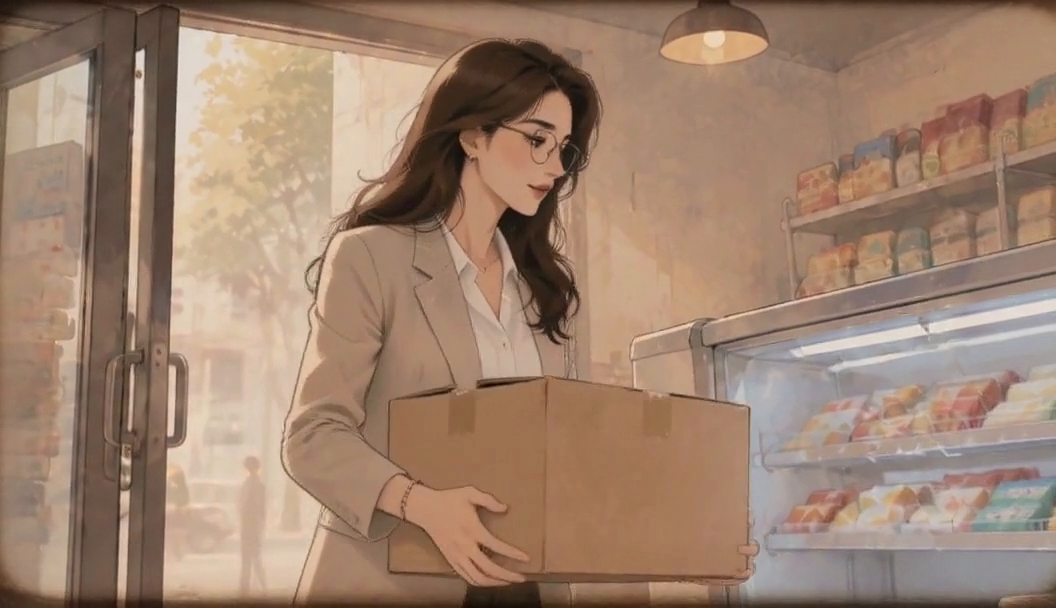
#> input picture Pending issues/2026-11-06/evidence/motion_metrics/recompute/shot1/frame_042.png, 1056 x 608 px; its folder holds 4 pictures in this run
$ python shot1_background.py   (older library calls are emulated)
#> lines starting #> are read from the running program, lines starting #| are printed output that depends on the picture
"""Group 7 shot 1 (attempt 7460885c): does the background move between consecutive frames?

Reads the exported frames in ./shot1/ (native 1056x608) and, for every consecutive pair,
estimates the global motion of the background only, avoiding the person and the box in the
middle of the frame:
- phase correlation (OpenCV, Hanning window) on the left strip (x < 330: door and window)
  and on the right strip (x >= 830: shelves) separately;
- ORB features restricted to the same two strips + RANSAC similarity transform
  (translation tx/ty, scale, inliers/matches).

    python3 shot1_background.py   # run from this directory; needs numpy + opencv
"""

from __future__ import annotations

import glob
import re

import cv2
import numpy as np

LEFT, RIGHT = 330, 830


def main() -> None:
    frames = {
        int(re.search(r"frame_(\d+)", path).group(1)): cv2.imread(path)  # type: ignore[union-attr]
        for path in sorted(glob.glob("shot1/frame_*.png"))
    }
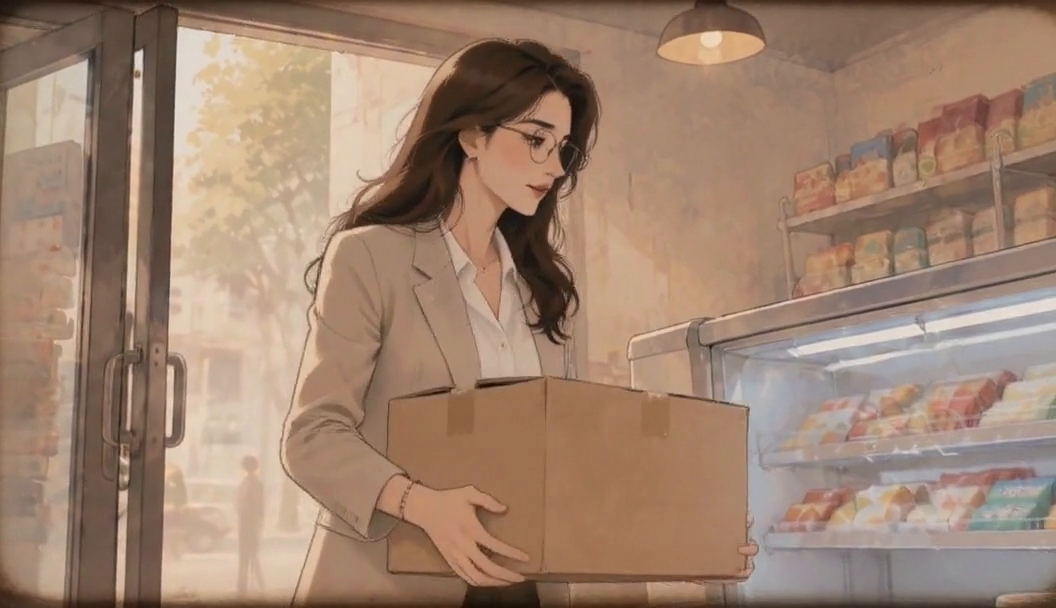
#> input picture Pending issues/2026-11-06/evidence/motion_metrics/recompute/shot1/frame_043.png, 1056 x 608 px
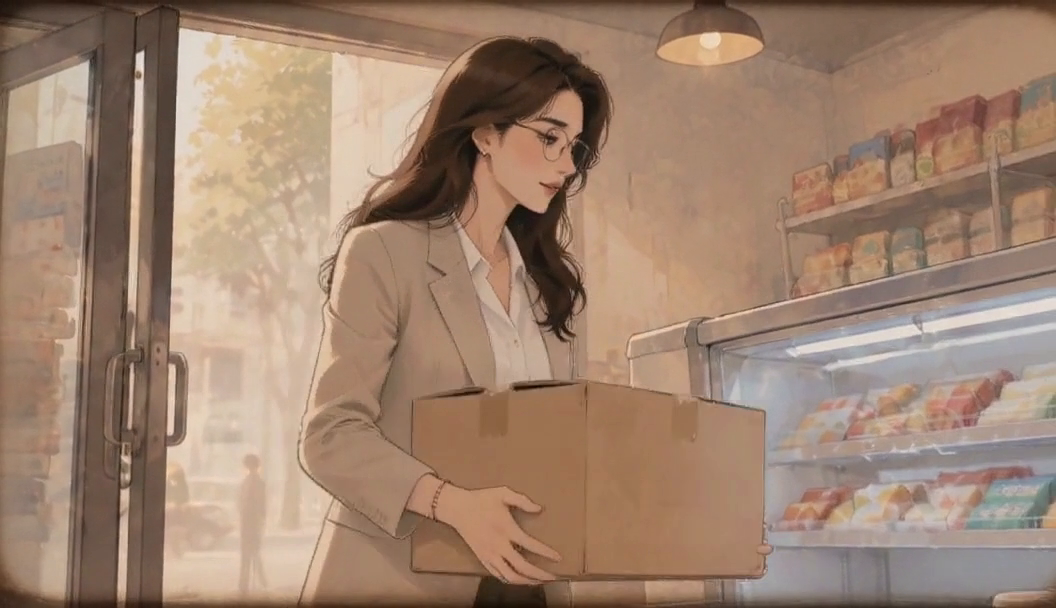
#> input picture Pending issues/2026-11-06/evidence/motion_metrics/recompute/shot1/frame_044.png, 1056 x 608 px
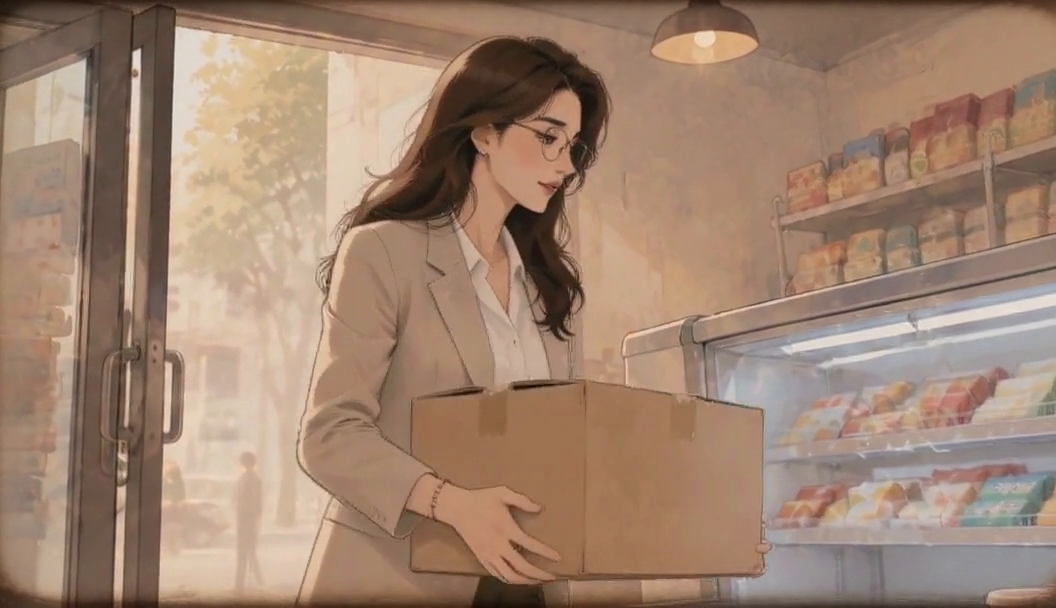
#> input picture Pending issues/2026-11-06/evidence/motion_metrics/recompute/shot1/frame_045.png, 1056 x 608 px
#> frames = 4 items
    grey = {k: cv2.cvtColor(v, cv2.COLOR_BGR2GRAY).astype(np.float32) for k, v in frames.items()}
#> grey = 4 items
    orb = cv2.ORB_create(6000)
    matcher = cv2.BFMatcher(cv2.NORM_HAMMING, crossCheck=True)
    height, width = next(iter(grey.values())).shape
#> height = 608; width = 1056
    mask = np.zeros((height, width), np.uint8)
    mask[:, :LEFT] = 255
    mask[:, RIGHT:] = 255

    def phase(a: np.ndarray, b: np.ndarray) -> str:
        window = cv2.createHanningWindow((a.shape[1], a.shape[0]), cv2.CV_32F)
        (dx, dy), response = cv2.phaseCorrelate(a, b, window)
        return f"({dx:+.2f}, {dy:+.2f}; r={response:.2f})"

    def features(a: np.ndarray, b: np.ndarray) -> str:
        ka, da = orb.detectAndCompute(a, mask)
        kb, db = orb.detectAndCompute(b, mask)
        matches = matcher.match(da, db)
        pa = np.float32([ka[m.queryIdx].pt for m in matches])
        pb = np.float32([kb[m.trainIdx].pt for m in matches])
        transform, inliers = cv2.estimateAffinePartial2D(
            pa, pb, method=cv2.RANSAC, ransacReprojThreshold=1.0
        )
        scale = float(np.hypot(transform[0, 0], transform[1, 0]))
        return (
            f"tx {transform[0, 2]:+.2f} ty {transform[1, 2]:+.2f} scale {scale:.4f} "
            f"inliers {int(inliers.sum())}/{len(matches)}"
        )

    print("transition | left strip phase | right strip phase | background ORB+RANSAC")
    for first in sorted(grey):
        second = first + 1
        if second not in grey:
            continue
        a, b = grey[first], grey[second]
        print(
            f"{first}->{second} | {phase(a[:, :LEFT], b[:, :LEFT])} | "
            f"{phase(a[:, RIGHT:], b[:, RIGHT:])} | {features(frames[first], frames[second])}"
        )
#> this loop made 4 passes
#> (matches in features, transform in features, scale in features) on passes 1 to 3: (695 matches, [[0.999, -0.000143, -1.41], [0.000143, 0.999, 0.404]], 0.999), (678 matches, [[0.995, -0.000499, 2.22], [0.000499, 0.995, 0.588]], 0.995), (628 matches, [[0.998, -0.000182, -3.09], [0.000182, 0.998, -1.61]], 0.998)
#| 42->43 | (-1.57, +0.22; r=0.95) | (-3.50, +0.10; r=0.94) | tx -1.41 ty +0.40 scale 0.9986 inliers 283/695
#| 43->44 | (+1.40, -0.36; r=0.84) | (-2.25, +0.33; r=0.99) | tx +2.22 ty +0.59 scale 0.9955 inliers 313/678
#| 44->45 | (-3.35, -1.59; r=0.97) | (-5.65, -1.72; r=0.95) | tx -3.09 ty -1.61 scale 0.9978 inliers 267/628
#> pass 1, in main, `a, b = grey[first], grey[second]`:
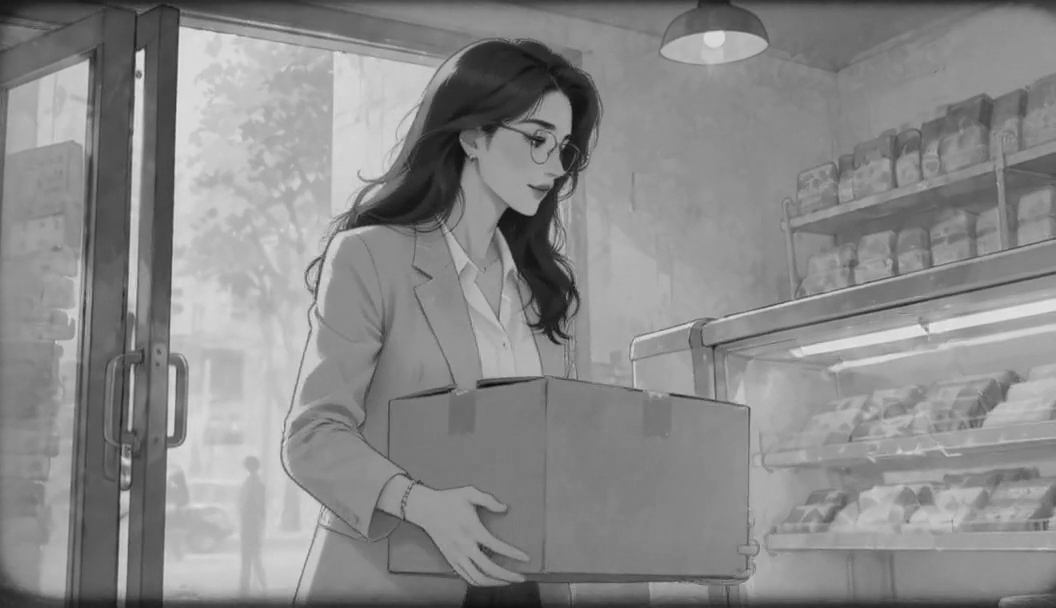
#> a: shape (608, 1056) float32; min 9, max 232, mean 137.3
#> pass 1, in main, `a, b = grey[first], grey[second]`:
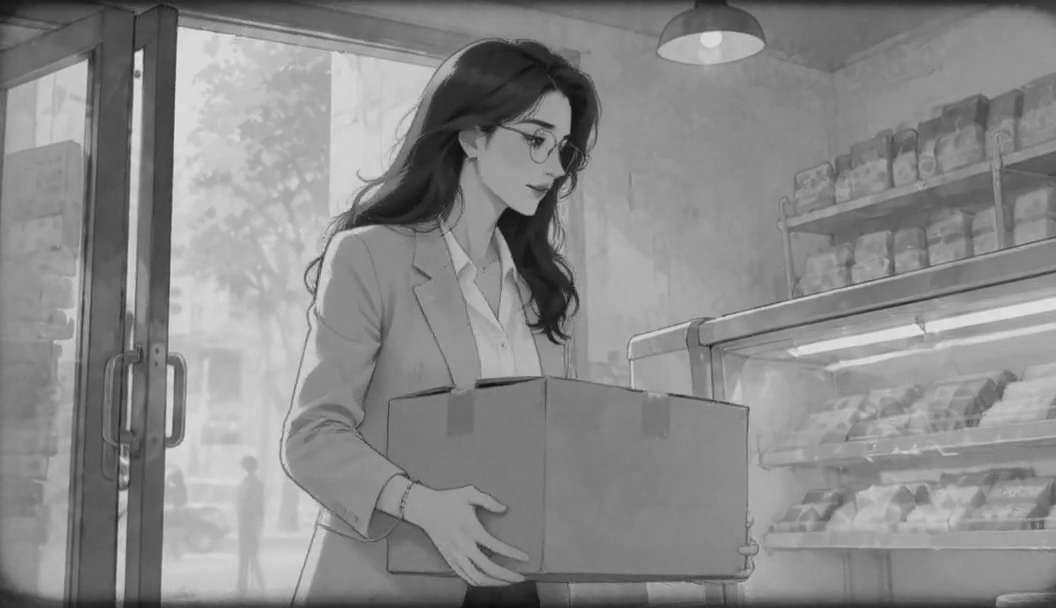
#> b: shape (608, 1056) float32; min 13, max 230, mean 137.5
#> pass 1, in phase (call 2), `window = cv2.createHanningWindow((a.shape[1], a.shape[0]), cv2.CV_32F)`:
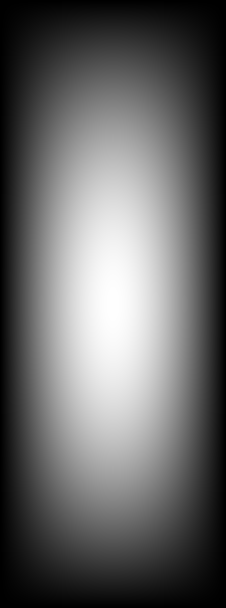
#> window: shape (608, 226) float32; min 0, max 1, mean 0.403
#> pass 2, in main, `a, b = grey[first], grey[second]`:
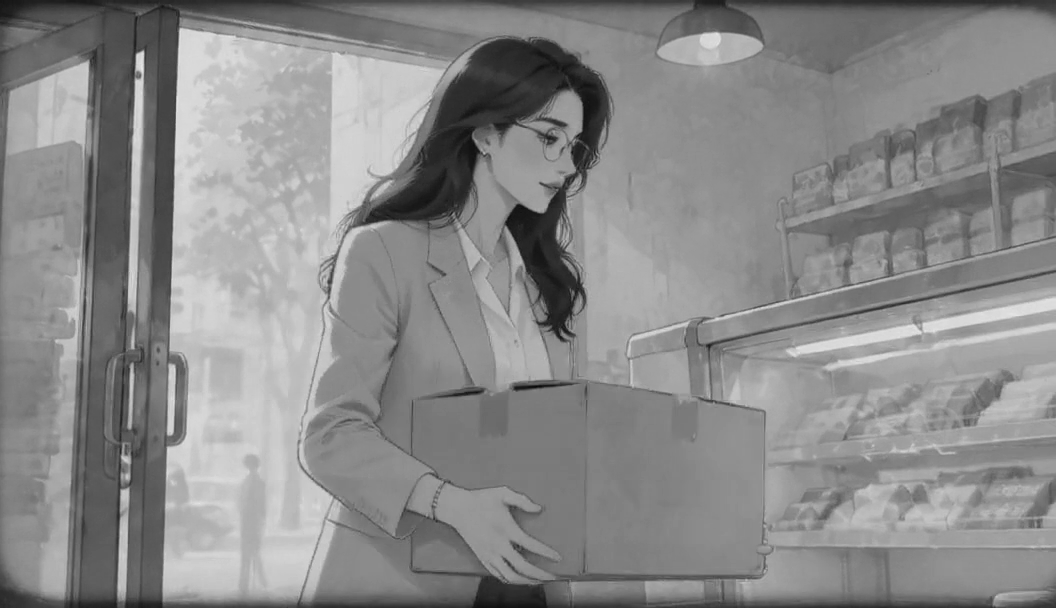
#> b: shape (608, 1056) float32; min 6, max 229, mean 137.9


if __name__ == "__main__":
    main()
